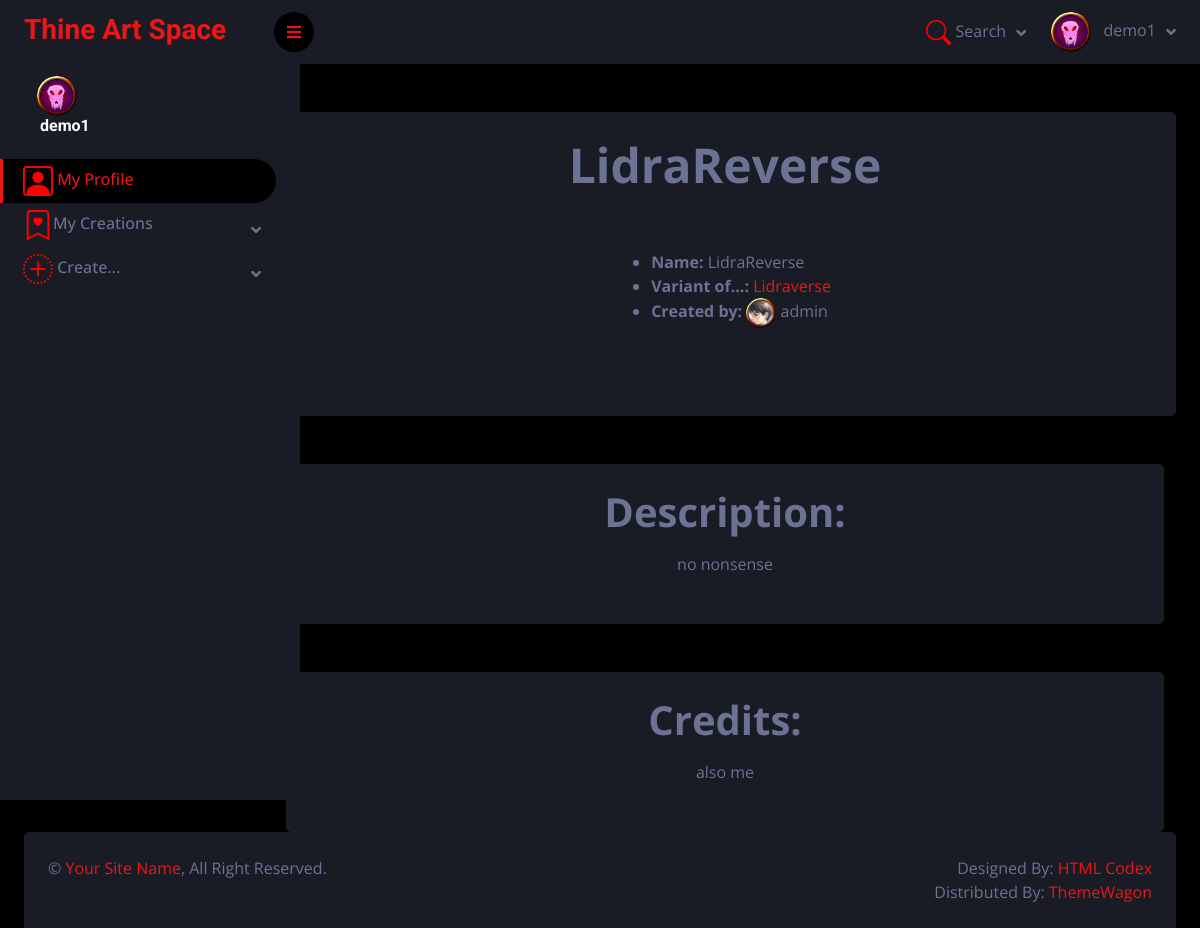
Screenshot of /ThineArtSpace/settings/2 (signed in) with the database file from the repository.
### ThineArtSpace/models.py (models this page shows, shortened)
class Profile(models.Model):
    user = models.OneToOneField(User, on_delete=models.CASCADE)
    photo = models.ImageField(default="profile-pics/default.png", upload_to="profile-pics/")
    class Meta:
        verbose_name="Profile"
        verbose_name_plural="Profiles"

class Setting(models.Model):
    name=models.CharField(verbose_name="Name", max_length=200)
    created_by = models.ForeignKey(to=User, on_delete=models.SET_NULL, null=True, blank=True, related_name="creator_settings")
    description=models.TextField(verbose_name="Description")
    parent_setting=models.ForeignKey(to='self', on_delete=models.SET_NULL, null=True, blank=True, related_name="sub_settings")
    variant_of_setting = models.ForeignKey(to='self', on_delete=models.SET_NULL, null=True, blank=True, related_name="variants")
    sett_credit = models.TextField(verbose_name="Credit", null=True, blank=True)
    class Meta:
        constraints=[
            models.UniqueConstraint(fields=['name'], name='unique_setting_name')
        ]
        verbose_name="Setting"
        verbose_name_plural="Settings"
    def __str__(self):
        return f"{self.name}"

### ThineArtSpace/views.py (the view)
# urls.py: path('settings/<int:pk>', SettingDetailView.as_view(), name='setting'),
class SettingDetailView(generic.DetailView):
    model = Setting
    template_name = "setting.html"
    context_object_name = "setting"

### ThineArtSpace/templates/setting.html (shortened to what this page needs)
{% extends "base.html" %}
{% block "content" %}
<div class="display-5 pb-5">{{ setting.name }}</div>
<ul class="pt-2">
    <li><strong>Name: </strong>{{ setting.name }}</li>
    {% if setting.variant_of_setting %}
    <li><strong>Variant of...: </strong><a href="{% url 'setting' setting.variant_of_setting.pk %}">{{ setting.variant_of_setting }}</a></li>
    {% endif %}
    <li>
        <strong>Created by:</strong>
        <img class="rounded-circle account-img" style="width: 30px" src="{{ setting.created_by.profile.photo.url }}" alt="">
         {{ setting.created_by }}
    </li>
</ul>
<br>
{% endblock %}
{% block "content2" %}
<div class="container-fluid pt-4 px-4">
                <div class="row g-4">
                    <div class="col-sm-12">
                        <div class="bg-secondary rounded p-4">
                            <div class="d-flex flex-column align-items-center justify-content-between mb-4">
                                <div class="display-6 pb-3">Description:</div>
                                {{ setting.description }}
                            </div>
                        </div>
                    </div>
                </div>
</div>
{% endblock %}
{% block "content3" %}
<div class="container-fluid pt-4 px-4">
                <div class="row g-4">
                    <div class="col-sm-12">
                        <div class="bg-secondary rounded p-4">
                            <div class="d-flex flex-column align-items-center justify-content-between mb-4">
                                <div class="display-6 pb-3">Credits:</div>
                                {{ setting.sett_credit }}
                            </div>
                        </div>
                    </div>
                </div>
</div>
{% endblock %}

### ThineArtSpace/templates/base.html (shortened to what this page needs)
<!DOCTYPE html>
<html lang="en">
{% load static %}
<head>
    <link href="https://cdnjs.cloudflare.com/ajax/libs/font-awesome/5.10.0/css/all.min.css" rel="stylesheet">
    <link href="https://cdn.jsdelivr.net/npm/bootstrap-icons@1.4.1/font/bootstrap-icons.css" rel="stylesheet">
    <link href="{% static '/css/owl.carousel.min.css' %}" rel="stylesheet">
    <link href="{% static '/css/tempusdominus-bootstrap-4.min.css' %}" rel="stylesheet" />
    <link href="{% static '/css/bootstrap.min.css' %}" rel="stylesheet">
    <link href="{% static '/css/style.css' %}" rel="stylesheet">
</head>
<body class="body-for-sticky">
{% if user.is_authenticated %}
        <div class="sidebar pe-4 pb-3">
            <nav class="navbar bg-secondary navbar-dark">
                <a href="{% url 'index' %}" class="navbar-brand mx-4 mb-3">
                    <h3 class="text-primary">Thine Art Space</h3>
                </a>
                <div class="d-flex align-items-center ms-4 mb-4">
                    <div class="position-relative">
                        <img class="rounded-circle" src="{{ user.profile.photo.url }}" alt="" style="width: 40px; height: 40px;">
                    </div>
                    <div class="ms-3">
                        <h6 class="mb-0">{{ user.get_username }}</h6>
                    </div>
                </div>
                <div class="navbar-nav w-100">
                    <a href="{% url 'profile' %}" class="nav-item nav-link active">
                        My Profile</a>
                    <div class="nav-item dropdown">
                        <a href="" class="nav-link dropdown-toggle" data-bs-toggle="dropdown">
                            My Creations</a>
                    </div>
                    <div class="nav-item dropdown">
                        <a href="#" class="nav-link dropdown-toggle" data-bs-toggle="dropdown">
                            Create...</a>
                    </div>
                </div>
            </nav>
        </div>
        {% endif %}
        <div class="content">
            <nav class="navbar navbar-expand bg-secondary navbar-dark sticky-top px-4 py-0">
                <a href="#" class="sidebar-toggler flex-shrink-0">
                    <i class="fa fa-bars"></i>
                </a>
                <div class="navbar-nav align-items-center ms-auto">
                    <div class="nav-item dropdown">
                        <a href="#" class="nav-link dropdown-toggle" data-bs-toggle="dropdown">
                            <svg xmlns="http://www.w3.org/2000/svg" width="25" height="25" fill="red"
                                 class="bi bi-search" viewBox="0 0 16 16">
                                <path d="M11.742 10.344a6.5 6.5 0 1 0-1.397 1.398h-.001q.044.06.098.115l3.85 3.85a1 1 0 0 0 1.415-1.414l-3.85-3.85a1 1 0 0 0-.115-.1zM12 6.5a5.5 5.5 0 1 1-11 0 5.5 5.5 0 0 1 11 0"/>
                            </svg>
                            <span class="d-none d-lg-inline-flex">Search</span>
                        </a>
                    </div>
                    {% if user.is_authenticated %}
                    <div class="nav-item dropdown">
                        <a href="" class="nav-link dropdown-toggle" data-bs-toggle="dropdown">
                            <img class="rounded-circle me-lg-2" src="{{ user.profile.photo.url }}" alt="" style="width: 40px; height: 40px;">
                            <span class="d-lg-inline-flex">{{ user.get_username }}</span>
                        </a>
                    </div>
                    {% endif %}
                </div>
            </nav>
            <div class="container-fluid pt-4 px-4">
                <div class="row g-4">
                    <div class="col-sm-12">
                        <div class="bg-secondary rounded p-4">
                            <div class="d-flex flex-column align-items-center justify-content-between mb-4">
                                {% block "content" %}{% endblock %}
                            </div>
                        </div>
                    </div>
                    {% block "content2" %} {% endblock %}
                    {% block "content3" %} {% endblock %}
            </div>
    </div>
<div class="footer sticky-footer container-fluid pt-4 px-4">
                <div class="bg-secondary rounded-top p-4">
                    <div class="row">
                        <div class="col-12 col-sm-6 text-center text-sm-start">
                            &copy; <a href="#">Your Site Name</a>, All Right Reserved.
                        </div>
                        <div class="col-12 col-sm-6 text-center text-sm-end">
                            Designed By: <a href="https://htmlcodex.com">HTML Codex</a>
                            <br>Distributed By: <a href="https://themewagon.com" target="_blank">ThemeWagon</a>
                        </div>
                    </div>
                </div>
            </div>
        </div>
</body>
</html>

### ThineArtSpace/static/css/style.css (style rules this page uses)
:root { --primary: #EB1616; --secondary: #191C24; --light: #6C7293; --dark: #000000; }
.sidebar { position: fixed; top: 0; left: 0; bottom: 0; width: 300px; height: 100vh; overflow-y: auto; background: var(--secondary); transition: 0.5s; z-index: 999; }
.content { margin-left: 250px; min-height: 100vh; background: var(--dark); transition: 0.5s; }
@media (min-width: 992px) { .sidebar { margin-left: 0; } }
@media (min-width: 992px) { .content { width: calc(100% - 250px); } }
.flex-column { display: flex; flex-direction: column; }
.sidebar .navbar .navbar-nav .nav-link { padding: 7px 20px; color: var(--light); font-weight: 500; border-left: 3px solid var(--secondary); border-radius: 0 30px 30px 0; outline: none; }
.sidebar .navbar .navbar-nav .nav-link:hover, .sidebar .navbar .navbar-nav .nav-link.active { color: var(--primary); background: var(--dark); border-color: var(--primary); }
.sidebar .navbar .dropdown-toggle::after { position: absolute; top: 15px; right: 15px; border: none; content: "\f107"; font-family: "Font Awesome 5 Free"; font-weight: 900; transition: .5s; }
.content .navbar .navbar-nav .nav-link { margin-left: 25px; padding: 12px 0; color: var(--light); outline: none; }
.content .navbar .sidebar-toggler, .content .navbar .navbar-nav .nav-link i { width: 40px; height: 40px; display: inline-flex; align-items: center; justify-content: center; background: var(--dark); border-radius: 40px; }
.content .navbar .dropdown-toggle::after { margin-left: 6px; vertical-align: middle; border: none; content: "\f107"; font-family: "Font Awesome 5 Free"; font-weight: 900; transition: .5s; }
html { height: 100%; box-sizing: border-box; }
*, *:before, *:after { box-sizing: inherit; }
.body-for-sticky { position: relative; min-height: 100%; padding-bottom: 6rem; }
.sticky-footer { position: absolute; bottom: 0; }

### ThineArtSpace/templates/base.html (style rules this page uses)
.footer { left: 0; bottom: 0; width: 100%; }

### rows the page displays
Setting: name "LidraReverse", variant_of_setting "Lidraverse", created_by.profile.photo (picture), created_by "admin", description "no nonsense", sett_credit "also me"

### other values shown
{{ user.get_username }} "demo1"
